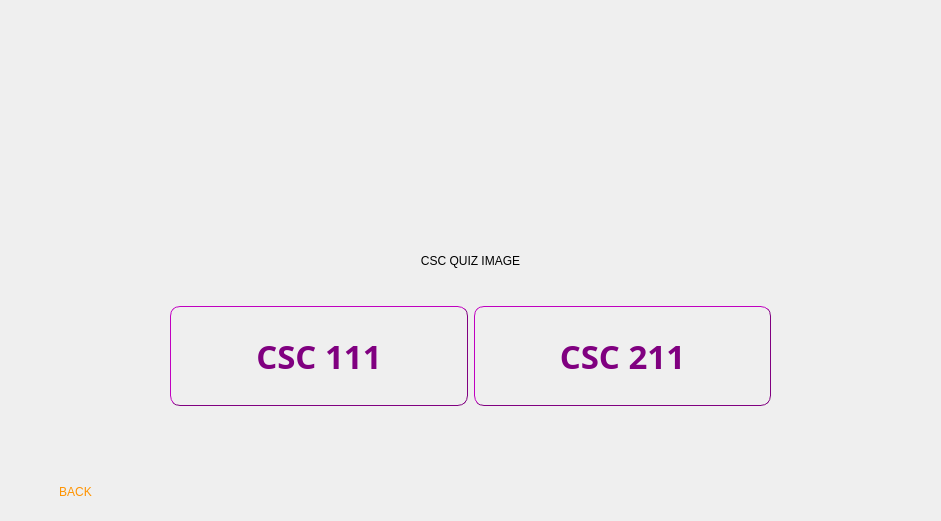
<?xml version="1.0" encoding="UTF-8"?>
<ui version="4.0">
 <class>QuizCscDialog</class>
 <widget class="QDialog" name="QuizCscDialog">
  <property name="geometry">
   <rect>
    <x>0</x>
    <y>0</y>
    <width>941</width>
    <height>521</height>
   </rect>
  </property>
  <property name="windowTitle">
   <string>Dialog</string>
  </property>
  <widget class="QStackedWidget" name="stackedWidgetCSC">
   <property name="geometry">
    <rect>
     <x>0</x>
     <y>0</y>
     <width>941</width>
     <height>521</height>
    </rect>
   </property>
   <property name="currentIndex">
    <number>0</number>
   </property>
   <widget class="QWidget" name="CSCmainPage">
    <widget class="QLabel" name="CscQuizPic">
     <property name="geometry">
      <rect>
       <x>0</x>
       <y>0</y>
       <width>941</width>
       <height>521</height>
      </rect>
     </property>
     <property name="text">
      <string>CSC QUIZ IMAGE</string>
     </property>
     <property name="scaledContents">
      <bool>true</bool>
     </property>
     <property name="alignment">
      <set>Qt::AlignCenter</set>
     </property>
    </widget>
    <widget class="QPushButton" name="Back2_btn">
     <property name="geometry">
      <rect>
       <x>20</x>
       <y>471</y>
       <width>111</width>
       <height>41</height>
      </rect>
     </property>
     <property name="styleSheet">
      <string notr="true">background-image:url(:/img/blackBacground.jpeg);
color: rgb(255, 147, 0);
font: 900 17pt &quot;Avenir&quot;;
border-radius: 10px;</string>
     </property>
     <property name="text">
      <string>BACK</string>
     </property>
    </widget>
    <widget class="QWidget" name="horizontalLayoutWidget">
     <property name="geometry">
      <rect>
       <x>170</x>
       <y>300</y>
       <width>601</width>
       <height>112</height>
      </rect>
     </property>
     <layout class="QHBoxLayout" name="horizontalLayout">
      <item>
       <widget class="QPushButton" name="Csc111_btn">
        <property name="minimumSize">
         <size>
          <width>0</width>
          <height>100</height>
         </size>
        </property>
        <property name="font">
         <font>
          <family>Noteworthy</family>
          <pointsize>25</pointsize>
          <bold>true</bold>
         </font>
        </property>
        <property name="styleSheet">
         <string notr="true">background-image:url(:/img/background3_Pic.jpeg);
color: purple;
border-width: 1px;
border-color: purple;
border-style: outset;
border-radius: 10px;</string>
        </property>
        <property name="text">
         <string>CSC 111</string>
        </property>
       </widget>
      </item>
      <item>
       <widget class="QPushButton" name="Csc211_btn">
        <property name="minimumSize">
         <size>
          <width>0</width>
          <height>100</height>
         </size>
        </property>
        <property name="font">
         <font>
          <family>Noteworthy</family>
          <pointsize>25</pointsize>
          <bold>true</bold>
         </font>
        </property>
        <property name="styleSheet">
         <string notr="true">background-image:url(:/img/background3_Pic.jpeg);
color: purple;
border-width: 1px;
border-color: purple;
border-style: outset;
border-radius: 10px;</string>
        </property>
        <property name="text">
         <string>CSC 211</string>
        </property>
       </widget>
      </item>
     </layout>
    </widget>
   </widget>
   <widget class="QWidget" name="CscIReadypage">
    <widget class="QLabel" name="CSC111_Pic">
     <property name="geometry">
      <rect>
       <x>0</x>
       <y>0</y>
       <width>941</width>
       <height>521</height>
      </rect>
     </property>
     <property name="text">
      <string>CSC 111 Quiz Image background</string>
     </property>
     <property name="scaledContents">
      <bool>true</bool>
     </property>
     <property name="alignment">
      <set>Qt::AlignCenter</set>
     </property>
    </widget>
    <widget class="QLabel" name="Csc111Descrip">
     <property name="geometry">
      <rect>
       <x>170</x>
       <y>140</y>
       <width>611</width>
       <height>231</height>
      </rect>
     </property>
     <property name="font">
      <font>
       <family>Charter</family>
       <bold>true</bold>
      </font>
     </property>
     <property name="styleSheet">
      <string notr="true">color: #FF6BBE;</string>
     </property>
     <property name="text">
      <string>&lt;html&gt;&lt;head/&gt;&lt;body&gt;&lt;p align=&quot;center&quot;&gt;&lt;span style=&quot; font-size:18pt; color:#ffffff;&quot;&gt;This quiz assesses your understanding of essential C++ concepts, including loops, structs, arrays, file I/O, functions, parameter passing, pointers, and object-oriented programming. The 10 questions aim to evaluate your proficiency in these fundamental aspects. Get ready to showcase your C++ skills and reinforce your knowledge. &lt;/span&gt;&lt;/p&gt;&lt;/body&gt;&lt;/html&gt;</string>
     </property>
     <property name="wordWrap">
      <bool>true</bool>
     </property>
    </widget>
    <widget class="QPushButton" name="Ready_btn">
     <property name="geometry">
      <rect>
       <x>360</x>
       <y>350</y>
       <width>211</width>
       <height>81</height>
      </rect>
     </property>
     <property name="font">
      <font>
       <family>Noteworthy</family>
       <pointsize>25</pointsize>
       <bold>true</bold>
      </font>
     </property>
     <property name="styleSheet">
      <string notr="true">background-image:url(:/img/background3_Pic.jpeg);
color: purple;
border-width: 1px;
border-color: purple;
border-style: outset;
border-radius: 10px;</string>
     </property>
     <property name="text">
      <string>Ready</string>
     </property>
    </widget>
    <widget class="QPushButton" name="Back_btn">
     <property name="geometry">
      <rect>
       <x>40</x>
       <y>471</y>
       <width>100</width>
       <height>41</height>
      </rect>
     </property>
     <property name="styleSheet">
      <string notr="true">background-image:url(:/img/blackBacground.jpeg);
color: rgb(255, 147, 0);
font: 900 17pt &quot;Avenir&quot;;
border-radius: 10px;</string>
     </property>
     <property name="text">
      <string>BACK</string>
     </property>
    </widget>
   </widget>
   <widget class="QWidget" name="Csc111QuizDisplay">
    <widget class="QLabel" name="QuizCsc111Pic">
     <property name="geometry">
      <rect>
       <x>0</x>
       <y>0</y>
       <width>941</width>
       <height>521</height>
      </rect>
     </property>
     <property name="text">
      <string>CSC 111 Quiz Pic at the top</string>
     </property>
     <property name="scaledContents">
      <bool>true</bool>
     </property>
     <property name="alignment">
      <set>Qt::AlignCenter</set>
     </property>
    </widget>
    <widget class="QPushButton" name="Confirm_btn">
     <property name="geometry">
      <rect>
       <x>400</x>
       <y>390</y>
       <width>151</width>
       <height>41</height>
      </rect>
     </property>
     <property name="font">
      <font>
       <family>Noteworthy</family>
       <pointsize>25</pointsize>
       <bold>true</bold>
      </font>
     </property>
     <property name="styleSheet">
      <string notr="true">background-image:url(:/img/background3_Pic.jpeg);
color: purple;
border-width: 1px;
border-color: purple;
border-style: outset;
border-radius: 10px;</string>
     </property>
     <property name="text">
      <string>CONFIRM</string>
     </property>
    </widget>
    <widget class="QPushButton" name="Exit_btn">
     <property name="geometry">
      <rect>
       <x>40</x>
       <y>470</y>
       <width>91</width>
       <height>31</height>
      </rect>
     </property>
     <property name="font">
      <font>
       <family>Avenir</family>
       <pointsize>17</pointsize>
       <italic>false</italic>
       <bold>true</bold>
      </font>
     </property>
     <property name="styleSheet">
      <string notr="true">background-image:url(:/img/blackBacground.jpeg);
color: rgb(255, 147, 0);
font: 900 17pt &quot;Avenir&quot;;
border-radius: 10px;</string>
     </property>
     <property name="text">
      <string>EXIT</string>
     </property>
    </widget>
    <widget class="QWidget" name="gridLayoutWidget">
     <property name="geometry">
      <rect>
       <x>20</x>
       <y>240</y>
       <width>911</width>
       <height>111</height>
      </rect>
     </property>
     <layout class="QGridLayout" name="gridLayout">
      <item row="1" column="0">
       <widget class="QRadioButton" name="option1_Rbtn">
        <property name="font">
         <font>
          <family>Arial Black</family>
          <pointsize>14</pointsize>
          <bold>true</bold>
         </font>
        </property>
        <property name="text">
         <string>RadioButton</string>
        </property>
       </widget>
      </item>
      <item row="1" column="2">
       <widget class="QRadioButton" name="option3_Rbtn">
        <property name="font">
         <font>
          <family>Arial Black</family>
          <pointsize>14</pointsize>
          <bold>true</bold>
         </font>
        </property>
        <property name="text">
         <string>RadioButton</string>
        </property>
       </widget>
      </item>
      <item row="1" column="1">
       <widget class="QRadioButton" name="option2_Rbtn">
        <property name="font">
         <font>
          <family>Arial Black</family>
          <pointsize>14</pointsize>
          <bold>true</bold>
         </font>
        </property>
        <property name="text">
         <string>RadioButton</string>
        </property>
       </widget>
      </item>
      <item row="1" column="3">
       <widget class="QRadioButton" name="option4_Rbtn">
        <property name="font">
         <font>
          <family>Arial Black</family>
          <pointsize>14</pointsize>
          <bold>true</bold>
         </font>
        </property>
        <property name="text">
         <string>RadioButton</string>
        </property>
       </widget>
      </item>
     </layout>
    </widget>
    <widget class="QLabel" name="questionTxt">
     <property name="geometry">
      <rect>
       <x>130</x>
       <y>120</y>
       <width>701</width>
       <height>101</height>
      </rect>
     </property>
     <property name="font">
      <font>
       <family>Arial Black</family>
       <pointsize>25</pointsize>
       <bold>true</bold>
      </font>
     </property>
     <property name="text">
      <string>&lt;html&gt;&lt;head/&gt;&lt;body&gt;&lt;p align=&quot;center&quot;&gt;QUESTION TEXT&lt;/p&gt;&lt;/body&gt;&lt;/html&gt;</string>
     </property>
     <property name="alignment">
      <set>Qt::AlignCenter</set>
     </property>
    </widget>
    <widget class="QLabel" name="pts">
     <property name="geometry">
      <rect>
       <x>350</x>
       <y>80</y>
       <width>111</width>
       <height>16</height>
      </rect>
     </property>
     <property name="font">
      <font>
       <pointsize>18</pointsize>
       <bold>true</bold>
      </font>
     </property>
     <property name="text">
      <string>       POINTS :</string>
     </property>
    </widget>
    <widget class="QLabel" name="pointsVal_lbl">
     <property name="geometry">
      <rect>
       <x>470</x>
       <y>80</y>
       <width>87</width>
       <height>16</height>
      </rect>
     </property>
     <property name="font">
      <font>
       <pointsize>18</pointsize>
       <bold>true</bold>
      </font>
     </property>
     <property name="text">
      <string> pointsVal</string>
     </property>
    </widget>
    <widget class="QLabel" name="label_4">
     <property name="geometry">
      <rect>
       <x>500</x>
       <y>80</y>
       <width>181</width>
       <height>16</height>
      </rect>
     </property>
     <property name="font">
      <font>
       <pointsize>18</pointsize>
       <bold>true</bold>
      </font>
     </property>
     <property name="text">
      <string>/      10</string>
     </property>
    </widget>
   </widget>
   <widget class="QWidget" name="CscIIReadypage">
    <widget class="QPushButton" name="Back_btn_2">
     <property name="geometry">
      <rect>
       <x>40</x>
       <y>470</y>
       <width>100</width>
       <height>41</height>
      </rect>
     </property>
     <property name="styleSheet">
      <string notr="true">background-image:url(:/img/blackBacground.jpeg);
color: rgb(255, 147, 0);
font: 900 17pt &quot;Avenir&quot;;
border-radius: 10px;</string>
     </property>
     <property name="text">
      <string>BACK</string>
     </property>
    </widget>
    <widget class="QLabel" name="CSC211_Pic">
     <property name="geometry">
      <rect>
       <x>0</x>
       <y>0</y>
       <width>941</width>
       <height>521</height>
      </rect>
     </property>
     <property name="text">
      <string>CSC 211 Quiz Image background</string>
     </property>
     <property name="scaledContents">
      <bool>true</bool>
     </property>
     <property name="alignment">
      <set>Qt::AlignCenter</set>
     </property>
    </widget>
    <widget class="QLabel" name="Csc211Descrip">
     <property name="geometry">
      <rect>
       <x>230</x>
       <y>180</y>
       <width>511</width>
       <height>131</height>
      </rect>
     </property>
     <property name="font">
      <font>
       <family>Charter</family>
       <bold>true</bold>
      </font>
     </property>
     <property name="text">
      <string>&lt;html&gt;&lt;head/&gt;&lt;body&gt;&lt;p align=&quot;center&quot;&gt;&lt;span style=&quot; font-size:18pt; color:#ffffff;&quot;&gt;This quiz assesses your understanding of essential C++ concepts, including Array, Vectors, Pointers, Template, Recursion, Exception. The 10 questions aim to evaluate your proficiency in these fundamental aspects. Get ready to showcase your C++ skills and reinforce your knowledge. &lt;/span&gt;&lt;/p&gt;&lt;/body&gt;&lt;/html&gt;</string>
     </property>
     <property name="wordWrap">
      <bool>true</bool>
     </property>
    </widget>
    <widget class="QPushButton" name="Ready_btn_2">
     <property name="geometry">
      <rect>
       <x>370</x>
       <y>350</y>
       <width>211</width>
       <height>81</height>
      </rect>
     </property>
     <property name="font">
      <font>
       <family>Noteworthy</family>
       <pointsize>25</pointsize>
       <bold>true</bold>
      </font>
     </property>
     <property name="styleSheet">
      <string notr="true">background-image:url(:/img/background3_Pic.jpeg);
color: purple;
border-width: 1px;
border-color: purple;
border-style: outset;
border-radius: 10px;</string>
     </property>
     <property name="text">
      <string>Ready</string>
     </property>
    </widget>
    <zorder>CSC211_Pic</zorder>
    <zorder>Back_btn_2</zorder>
    <zorder>Csc211Descrip</zorder>
    <zorder>Ready_btn_2</zorder>
   </widget>
   <widget class="QWidget" name="Csc211QuizDisplay">
    <widget class="QWidget" name="gridLayoutWidget_4">
     <property name="geometry">
      <rect>
       <x>20</x>
       <y>240</y>
       <width>911</width>
       <height>111</height>
      </rect>
     </property>
     <layout class="QGridLayout" name="gridLayout_4">
      <item row="1" column="0">
       <widget class="QRadioButton" name="option1_Rbtn_II">
        <property name="font">
         <font>
          <family>Arial Black</family>
          <pointsize>14</pointsize>
          <bold>true</bold>
         </font>
        </property>
        <property name="text">
         <string>RadioButton</string>
        </property>
       </widget>
      </item>
      <item row="1" column="2">
       <widget class="QRadioButton" name="option3_Rbtn_II">
        <property name="font">
         <font>
          <family>Arial Black</family>
          <pointsize>14</pointsize>
          <bold>true</bold>
         </font>
        </property>
        <property name="text">
         <string>RadioButton</string>
        </property>
       </widget>
      </item>
      <item row="1" column="1">
       <widget class="QRadioButton" name="option2_Rbtn_II">
        <property name="font">
         <font>
          <family>Arial Black</family>
          <pointsize>14</pointsize>
          <bold>true</bold>
         </font>
        </property>
        <property name="text">
         <string>RadioButton</string>
        </property>
       </widget>
      </item>
      <item row="1" column="3">
       <widget class="QRadioButton" name="option4_Rbtn_II">
        <property name="font">
         <font>
          <family>Arial Black</family>
          <pointsize>14</pointsize>
          <bold>true</bold>
         </font>
        </property>
        <property name="text">
         <string>RadioButton</string>
        </property>
       </widget>
      </item>
     </layout>
    </widget>
    <widget class="QPushButton" name="Confirm_btn_II">
     <property name="geometry">
      <rect>
       <x>400</x>
       <y>400</y>
       <width>151</width>
       <height>41</height>
      </rect>
     </property>
     <property name="font">
      <font>
       <family>Noteworthy</family>
       <pointsize>25</pointsize>
       <bold>true</bold>
      </font>
     </property>
     <property name="styleSheet">
      <string notr="true">background-image:url(:/img/background3_Pic.jpeg);
color: purple;
border-width: 1px;
border-color: purple;
border-style: outset;
border-radius: 10px;</string>
     </property>
     <property name="text">
      <string>CONFIRM</string>
     </property>
    </widget>
    <widget class="QPushButton" name="Exit_btn_II">
     <property name="geometry">
      <rect>
       <x>40</x>
       <y>480</y>
       <width>91</width>
       <height>31</height>
      </rect>
     </property>
     <property name="font">
      <font>
       <family>Avenir</family>
       <pointsize>17</pointsize>
       <italic>false</italic>
       <bold>true</bold>
      </font>
     </property>
     <property name="styleSheet">
      <string notr="true">background-image:url(:/img/blackBacground.jpeg);
color: rgb(255, 147, 0);
font: 900 17pt &quot;Avenir&quot;;
border-radius: 10px;</string>
     </property>
     <property name="text">
      <string>EXIT</string>
     </property>
    </widget>
    <widget class="QLabel" name="QuizCsc211Pic">
     <property name="geometry">
      <rect>
       <x>0</x>
       <y>0</y>
       <width>941</width>
       <height>521</height>
      </rect>
     </property>
     <property name="text">
      <string>CSC 211 Quiz Pic at the top</string>
     </property>
     <property name="scaledContents">
      <bool>true</bool>
     </property>
     <property name="alignment">
      <set>Qt::AlignCenter</set>
     </property>
    </widget>
    <widget class="QLabel" name="label_10">
     <property name="geometry">
      <rect>
       <x>500</x>
       <y>90</y>
       <width>181</width>
       <height>16</height>
      </rect>
     </property>
     <property name="font">
      <font>
       <pointsize>18</pointsize>
       <bold>true</bold>
      </font>
     </property>
     <property name="text">
      <string>/      10</string>
     </property>
    </widget>
    <widget class="QLabel" name="pointsVal_lbl_II">
     <property name="geometry">
      <rect>
       <x>470</x>
       <y>90</y>
       <width>87</width>
       <height>16</height>
      </rect>
     </property>
     <property name="font">
      <font>
       <pointsize>18</pointsize>
       <bold>true</bold>
      </font>
     </property>
     <property name="text">
      <string> pointsVal</string>
     </property>
    </widget>
    <widget class="QLabel" name="pts_II">
     <property name="geometry">
      <rect>
       <x>350</x>
       <y>90</y>
       <width>111</width>
       <height>16</height>
      </rect>
     </property>
     <property name="font">
      <font>
       <pointsize>18</pointsize>
       <bold>true</bold>
      </font>
     </property>
     <property name="text">
      <string>       POINTS :</string>
     </property>
    </widget>
    <widget class="QLabel" name="questionTxt_II">
     <property name="geometry">
      <rect>
       <x>130</x>
       <y>120</y>
       <width>701</width>
       <height>101</height>
      </rect>
     </property>
     <property name="font">
      <font>
       <family>Arial Black</family>
       <pointsize>25</pointsize>
       <bold>true</bold>
      </font>
     </property>
     <property name="text">
      <string>&lt;html&gt;&lt;head/&gt;&lt;body&gt;&lt;p align=&quot;center&quot;&gt;QUESTION TEXT&lt;/p&gt;&lt;/body&gt;&lt;/html&gt;</string>
     </property>
     <property name="alignment">
      <set>Qt::AlignCenter</set>
     </property>
    </widget>
    <zorder>QuizCsc211Pic</zorder>
    <zorder>gridLayoutWidget_4</zorder>
    <zorder>Confirm_btn_II</zorder>
    <zorder>Exit_btn_II</zorder>
    <zorder>label_10</zorder>
    <zorder>pointsVal_lbl_II</zorder>
    <zorder>pts_II</zorder>
    <zorder>questionTxt_II</zorder>
   </widget>
   <widget class="QWidget" name="Csc211summary">
    <widget class="QLabel" name="summaryTxt_II">
     <property name="geometry">
      <rect>
       <x>200</x>
       <y>50</y>
       <width>541</width>
       <height>101</height>
      </rect>
     </property>
     <property name="font">
      <font>
       <family>Noteworthy</family>
       <pointsize>45</pointsize>
       <bold>true</bold>
      </font>
     </property>
     <property name="styleSheet">
      <string notr="true">color: #FF6BBE;</string>
     </property>
     <property name="text">
      <string>&lt;html&gt;&lt;head/&gt;&lt;body&gt;&lt;p align=&quot;center&quot;&gt;&lt;span style=&quot; font-size:48pt; color:#ff40ff;&quot;&gt;SUMARY OF THE QUIZ&lt;/span&gt;&lt;/p&gt;&lt;/body&gt;&lt;/html&gt;</string>
     </property>
     <property name="alignment">
      <set>Qt::AlignCenter</set>
     </property>
    </widget>
    <widget class="QLabel" name="Congrats_lbl_II">
     <property name="geometry">
      <rect>
       <x>180</x>
       <y>340</y>
       <width>581</width>
       <height>101</height>
      </rect>
     </property>
     <property name="font">
      <font>
       <pointsize>35</pointsize>
       <bold>true</bold>
      </font>
     </property>
     <property name="text">
      <string>TextLabel</string>
     </property>
     <property name="alignment">
      <set>Qt::AlignCenter</set>
     </property>
    </widget>
    <widget class="QPushButton" name="Close_btn_II">
     <property name="geometry">
      <rect>
       <x>20</x>
       <y>470</y>
       <width>100</width>
       <height>41</height>
      </rect>
     </property>
     <property name="styleSheet">
      <string notr="true">background-image:url(:/img/blackBacground.jpeg);
color: rgb(255, 147, 0);
font: 900 17pt &quot;Avenir&quot;;
border-radius: 10px;</string>
     </property>
     <property name="text">
      <string>CLOSE</string>
     </property>
    </widget>
    <widget class="QLabel" name="finalScore_II">
     <property name="geometry">
      <rect>
       <x>160</x>
       <y>190</y>
       <width>401</width>
       <height>101</height>
      </rect>
     </property>
     <property name="font">
      <font>
       <pointsize>90</pointsize>
       <bold>true</bold>
      </font>
     </property>
     <property name="text">
      <string>pointsVal</string>
     </property>
     <property name="alignment">
      <set>Qt::AlignCenter</set>
     </property>
    </widget>
    <widget class="QLabel" name="label_11">
     <property name="geometry">
      <rect>
       <x>430</x>
       <y>170</y>
       <width>251</width>
       <height>131</height>
      </rect>
     </property>
     <property name="font">
      <font>
       <pointsize>90</pointsize>
       <bold>true</bold>
      </font>
     </property>
     <property name="text">
      <string>/    10</string>
     </property>
     <property name="alignment">
      <set>Qt::AlignCenter</set>
     </property>
    </widget>
    <widget class="QLabel" name="summaryPic_II">
     <property name="geometry">
      <rect>
       <x>0</x>
       <y>0</y>
       <width>941</width>
       <height>521</height>
      </rect>
     </property>
     <property name="text">
      <string>CSC 111 Quiz Pic at the top</string>
     </property>
     <property name="scaledContents">
      <bool>true</bool>
     </property>
     <property name="alignment">
      <set>Qt::AlignCenter</set>
     </property>
    </widget>
    <zorder>summaryPic_II</zorder>
    <zorder>summaryTxt_II</zorder>
    <zorder>Congrats_lbl_II</zorder>
    <zorder>Close_btn_II</zorder>
    <zorder>finalScore_II</zorder>
    <zorder>label_11</zorder>
   </widget>
   <widget class="QWidget" name="Csc111summary">
    <widget class="QLabel" name="summaryPic">
     <property name="geometry">
      <rect>
       <x>0</x>
       <y>0</y>
       <width>941</width>
       <height>521</height>
      </rect>
     </property>
     <property name="text">
      <string>CSC 111 Quiz Pic at the top</string>
     </property>
     <property name="scaledContents">
      <bool>true</bool>
     </property>
     <property name="alignment">
      <set>Qt::AlignCenter</set>
     </property>
    </widget>
    <widget class="QLabel" name="summaryTxt">
     <property name="geometry">
      <rect>
       <x>200</x>
       <y>40</y>
       <width>541</width>
       <height>101</height>
      </rect>
     </property>
     <property name="font">
      <font>
       <family>Noteworthy</family>
       <pointsize>45</pointsize>
       <bold>true</bold>
      </font>
     </property>
     <property name="styleSheet">
      <string notr="true">color: #FF6BBE;</string>
     </property>
     <property name="text">
      <string>&lt;html&gt;&lt;head/&gt;&lt;body&gt;&lt;p align=&quot;center&quot;&gt;&lt;span style=&quot; font-size:48pt; color:#ff40ff;&quot;&gt;SUMARY OF THE QUIZ&lt;/span&gt;&lt;/p&gt;&lt;/body&gt;&lt;/html&gt;</string>
     </property>
     <property name="alignment">
      <set>Qt::AlignCenter</set>
     </property>
    </widget>
    <widget class="QLabel" name="label_5">
     <property name="geometry">
      <rect>
       <x>430</x>
       <y>160</y>
       <width>251</width>
       <height>131</height>
      </rect>
     </property>
     <property name="font">
      <font>
       <pointsize>90</pointsize>
       <bold>true</bold>
      </font>
     </property>
     <property name="text">
      <string>/    10</string>
     </property>
     <property name="alignment">
      <set>Qt::AlignCenter</set>
     </property>
    </widget>
    <widget class="QLabel" name="Congrats_lbl">
     <property name="geometry">
      <rect>
       <x>190</x>
       <y>340</y>
       <width>581</width>
       <height>101</height>
      </rect>
     </property>
     <property name="font">
      <font>
       <pointsize>35</pointsize>
       <bold>true</bold>
      </font>
     </property>
     <property name="text">
      <string>TextLabel</string>
     </property>
     <property name="alignment">
      <set>Qt::AlignCenter</set>
     </property>
    </widget>
    <widget class="QLabel" name="finalScore">
     <property name="geometry">
      <rect>
       <x>160</x>
       <y>180</y>
       <width>401</width>
       <height>101</height>
      </rect>
     </property>
     <property name="font">
      <font>
       <pointsize>90</pointsize>
       <bold>true</bold>
      </font>
     </property>
     <property name="text">
      <string>pointsVal</string>
     </property>
     <property name="alignment">
      <set>Qt::AlignCenter</set>
     </property>
    </widget>
    <widget class="QPushButton" name="Close_btn">
     <property name="geometry">
      <rect>
       <x>20</x>
       <y>471</y>
       <width>100</width>
       <height>41</height>
      </rect>
     </property>
     <property name="styleSheet">
      <string notr="true">background-image:url(:/img/blackBacground.jpeg);
color: rgb(255, 147, 0);
font: 900 17pt &quot;Avenir&quot;;
border-radius: 10px;</string>
     </property>
     <property name="text">
      <string>CLOSE</string>
     </property>
    </widget>
   </widget>
  </widget>
 </widget>
 <resources/>
 <connections/>
</ui>
